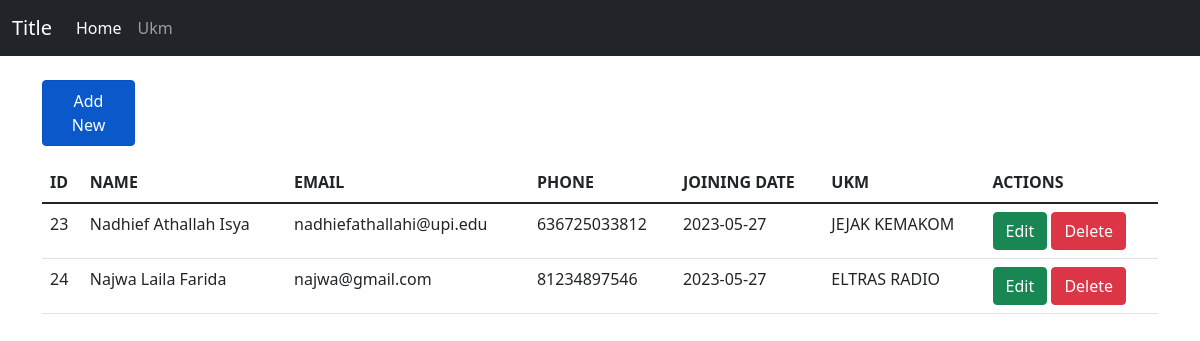
The page / on the database its author committed.
### tables this page shows
CREATE TABLE `members` (
  `id` int(11) NOT NULL,
  `name` varchar(255) NOT NULL,
  `email` varchar(255) NOT NULL,
  `phone` bigint(15) NOT NULL,
  `join_date` date NOT NULL,
  `id_ukm` int(11) NOT NULL
);

CREATE TABLE `ukm` (
  `id` int(11) NOT NULL,
  `nama_ukm` varchar(255) NOT NULL
);

### controllers/Members.controller.php (called while the page is built, shortened)
<?php
include_once("models/Members.class.php");
include_once("views/Members.view.php");
class MembersController {
  private $members;
  function __construct(){
    $this->members = new Members(Conf::$db_host, Conf::$db_user, Conf::$db_pass, Conf::$db_name);
  }
  public function index() {
    $this->members->open();
    $this->members->getMembersJoin();
    $data = array(
      'members' => array(),
    );
    while($row = $this->members->getResult()){
      array_push($data['members'], $row);
    }
    $view = new MembersView();
    $view->render($data);
  }
}

### models/DB.class.php (called while the page is built, shortened)
<?php
class DB
{
    private $hostname;
    private $username;
    private $password;
    private $dbname;
    private $conn;
    function __construct($hostname, $username, $password, $dbname)
    {
        $this->hostname = $hostname;
        $this->username = $username;
        $this->password = $password;
        $this->dbname = $dbname;
    }
    function open()
    {
        $this->conn = mysqli_connect($this->hostname, $this->username, $this->password, $this->dbname);
    }
    function execute($query)
    {
        $this->result = mysqli_query($this->conn, $query);
    }
}

### models/Members.class.php (called while the page is built, shortened)
<?php
class Members extends DB
{
    function getMembersJoin()
    {
        $query = "SELECT * FROM members JOIN ukm ON members.id_ukm=ukm.id ORDER BY members.id";
        return $this->execute($query);
    }
}

### views/Members.view.php (the view, shortened to what this page needs)
<?php
class MembersView
{
    public function render($data)
    {
        $dataMembers = null;
        foreach ($data['members'] as $val) {
            list($id, $name, $email, $phone, $join_date, $id_ukm) = $val;
            $dataMembers .= "<tr>
            <td>" . $id . "</td>
            <td>" . $name . "</td>
            <td>" . $email . "</td>
            <td>" . $phone . "</td>
            <td>" . $join_date . "</td>
            <td>" . $val['nama_ukm'] . "</td>
            <td>
                <a class='btn btn-success' href='index.php?id_edit=$id'>Edit</a>
                <a class='btn btn-danger' href='index.php?id_delete=$id'>Delete</a>
            </td>
            </tr>";
        }
    }
}

### index.php
<?php
include_once("models/Template.class.php");
include_once("models/DB.class.php");
include_once("controllers/Members.controller.php");
$member = new MembersController();
if (!empty($_GET['AddData'])) {
    $id = $_GET['AddData'];
    $member->create();
}
else if (!empty($_GET['id_edit'])) {
    $id = $_GET['id_edit'];
    $member->createId($id);
}
else if (isset($_POST['submit'])) {
    $member->add($_POST);
}
else if (isset($_POST['update'])) {
    $id = $_POST['id'];
    $member->edit($_POST, $id);
}
else if (!empty($_GET['id_delete'])) {
    $id = $_GET['id_delete'];
    $member->delete($id);
}
else{
    $member->index();
}

### models/Template.class.php (shortened to what this page needs)
<?php
class Template
{
    var $content = '';
    function __construct($filename='')
    {
        $this->content = implode('', @file($filename));
    }
    function clear()
    {
        $this->content = preg_replace("/DATA_[A-Z|_|0-9]+/", "", $this->content);
    }
    function write()
    {
        print $this->content;
    }
    function replace($old = '', $new = '')
    {
        if (is_int($new)) {
            $value = sprintf("%d", $new);
        }
        elseif (is_float($new)) {
            $value = sprintf("%f", $new);
        }
        elseif (is_array($new)) {
            $value = '';
            foreach ($new as $item) {
                $value .= $item. ' ';
            }
        }
        else {
            $value = $new;
        }
        $this->content = preg_replace("/$old/", $value, $this->content);
    }
}
?>

### rows shown on the page
members: id "23", name "Nadhief Athallah Isya", email "nadhiefathallahi@upi.edu", phone "636725033812", join_date "2023-05-27", id_ukm.nama_ukm "JEJAK KEMAKOM"
members: id "24", name "Najwa Laila Farida", email "najwa@gmail.com", phone "81234897546", join_date "2023-05-27", id_ukm.nama_ukm "ELTRAS RADIO"

### other values the page prints
$this->content "Title Home Ukm Add New ID NAME EMAIL PHONE JOINING DATE UKM ACTIONS"
